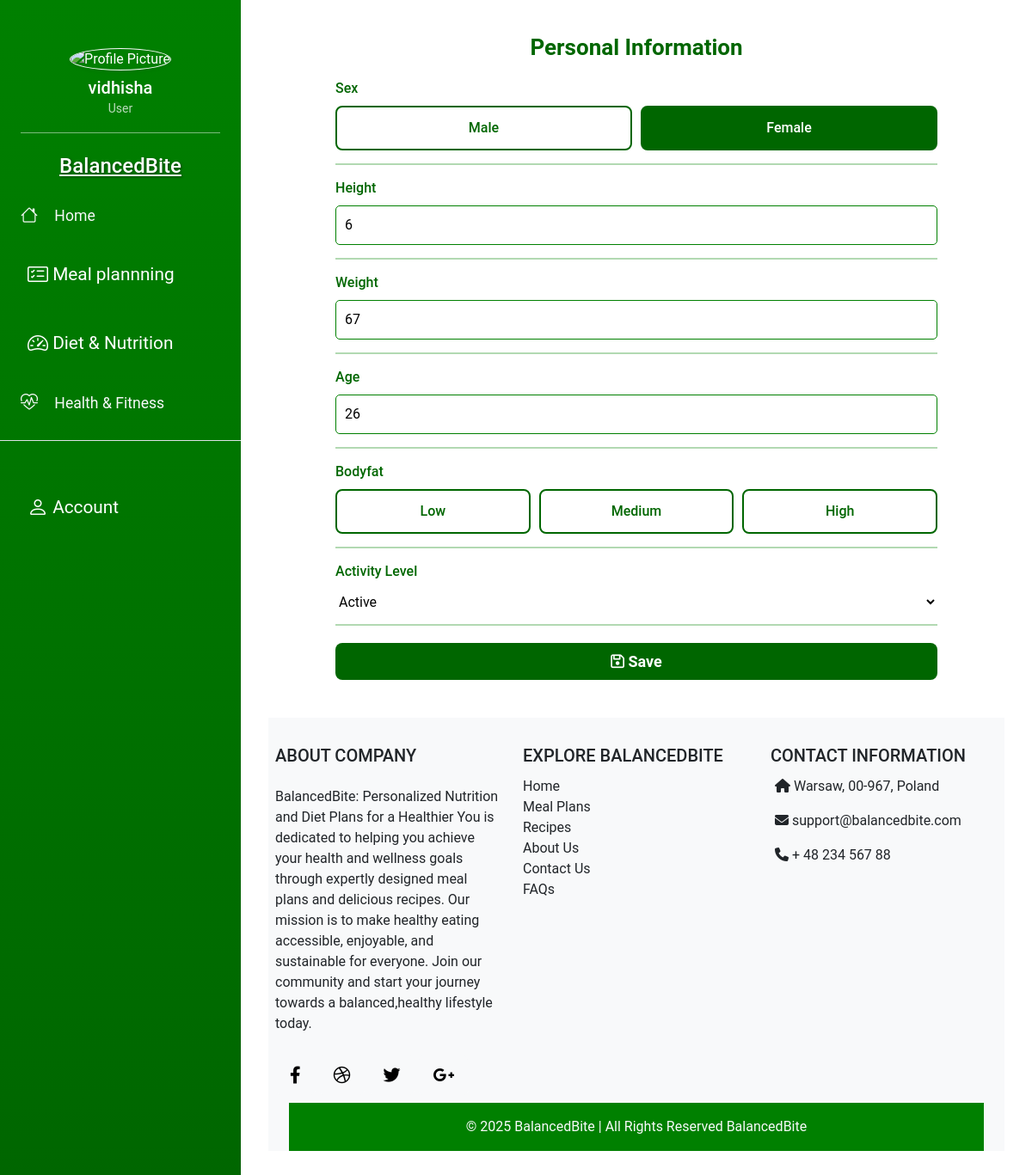
Page /physicalstats.php (signed in) on the committed database.
### tables this page shows
CREATE TABLE `user_info` (
  `id` int(11) NOT NULL,
  `username` varchar(11) NOT NULL,
  `uid` int(11) DEFAULT NULL,
  `name` varchar(255) NOT NULL,
  `age` int(11) NOT NULL,
  `gender` varchar(255) NOT NULL,
  `height` int(11) NOT NULL,
  `weight` int(11) NOT NULL,
  `activity_level` varchar(50) NOT NULL,
  `timeframe` int(11) NOT NULL,
  `options` varchar(50) NOT NULL,
  `calories` int(10) NOT NULL,
  `meals` int(10) NOT NULL,
  `goal` varchar(255) DEFAULT NULL,
  `bodyfat` int(11) DEFAULT NULL,
  `carbs` int(11) DEFAULT NULL,
  `fats` int(11) DEFAULT NULL,
  `proteins` int(11) DEFAULT NULL,
  `foodcat` varchar(50) DEFAULT NULL,
  `last_yoga_date` date DEFAULT NULL,
  `yoga_streak` int(11) DEFAULT 0
);

### physicalstats.php (the view, shortened to what this page needs)
<?php
require('db/dbconnect.php');
$user_id = $_SESSION['id'];
$query = "SELECT * FROM user_info WHERE uid = ?";
$stmt = $conn->prepare($query);
$stmt->bind_param("i", $user_id);
$stmt->execute();
$result = $stmt->get_result();
$user = $result->fetch_assoc();
?>
<!DOCTYPE html>
<html lang="en">
<head>
    <?php require('component/Designlinks.php'); ?>
    <link rel="stylesheet" href="css/general.css">
</head>
<body>
<?php require('component/Usernav.php'); ?>
    <div class="main-content">
        <div class="form-section">
            <h2 class="form-title">Personal Information</h2>
            <form method="POST">
                <div class="form-group">
                    <label class="form-label">Sex</label>
                    <div class="custom-radio-group">
                        <label for="male" class="custom-radio-label">Male</label>
                        <label for="female" class="custom-radio-label">Female</label>
                    </div>
                </div>
                <div class="form-group">
                    <label class="form-label">Height</label>
                    <input type="number" name="height" value="<?= $user['height'] ?>">
                </div>
                <div class="form-group">
                    <label class="form-label">Weight</label>
                    <input type="number" name="weight" value="<?= $user['weight'] ?>">
                </div>
                <div class="form-group">
                    <label class="form-label">Age</label>
                    <input type="number" name="age" value="<?= $user['age'] ?>">
                </div>
                <div class="form-group">
                    <label class="form-label">Bodyfat</label>
                    <div class="custom-radio-group">
                        <label for="low" class="custom-radio-label">Low</label>
                        <label for="medium" class="custom-radio-label">Medium</label>
                        <label for="high" class="custom-radio-label">High</label>
                    </div>
                </div>
                <div class="form-group">
                    <label class="form-label">Activity Level</label>
                    <select name="activity" class="form-input">
                        <option value="active" <?= ($user['activity_level'] == 'active') ? 'selected' : '' ?>>Active</option>
                    </select>
                </div>
                <button type="submit" class="btnsave"><i class="fa-regular fa-floppy-disk"></i> Save</button>
            </form>
        </div>
        <?php require('component/Footer.php'); ?>
    </div>
</body>
</html>

### css/general.css (style rules this page uses)
input, textarea, select { width: 100%; padding: 10px; margin: 5px 0 15px; border: 1px solid rgb(0,128,0); border-radius: 5px; transition: 0.3s; }

### physicalstats.php (style rules this page uses)
body { background-color: #f4f4f4; font-family: 'Poppins', sans-serif; }
.main-content { margin-left: 280px; padding: 20px; width: calc(100% - 280px); flex: 1; }
.form-section { max-width: 700px; margin: 0 auto; padding: 20px 0; }
.form-title { text-align: center; font-size: 26px; font-weight: 600; color: #006600; margin-bottom: 20px; }
.form-group { display: flex; flex-direction: column; margin-bottom: 15px; padding-bottom: 10px; border-bottom: 2px solid rgba(0, 128, 0, 0.3); }
.form-label { font-weight: 500; margin-bottom: 5px; color: #006600; }
.form-input { border: none; outline: none; font-size: 16px; padding: 5px 0; background: transparent; }
.custom-radio-group { display: flex; justify-content: space-between; gap: 10px; }
.custom-radio-label { flex: 1; padding: 12px; text-align: center; border-radius: 8px; background: white; color: #006600; border: 2px solid #006600; cursor: pointer; transition: 0.3s; font-weight: 500; }
.custom-radio:checked+.custom-radio-label { background: #006600; color: white; }
.btnsave { display: block; width: 100%; background-color: #006600; border: none; padding: 8px; border-radius: 8px; color: white; font-size: 18px; font-weight: 600; cursor: pointer; transition: 0.3s; margin-top: 20px; }

### component/Usernav.php (style rules this page uses)
body { display: flex; flex-wrap: wrap; height: 100vh; overflow-x: hidden; font-family: 'Roboto', sans-serif; }

### rows in the picture
user_info: height "6", weight "67", age "26", activity "Active"

### other values in the picture
$username "vidhisha"
